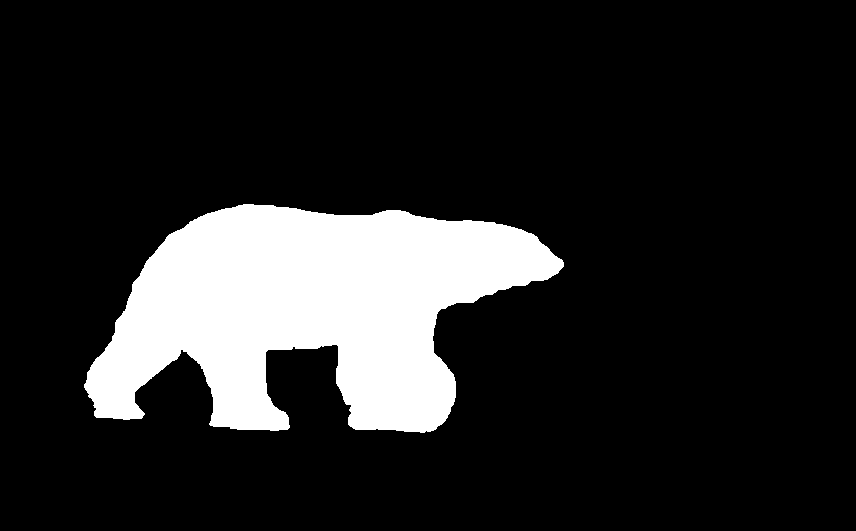
#> input picture Test_Img/bear_mask.png, 856 x 531 px, found by its file name
$ python Poisson.py
#> lines starting #> are read from the running program, lines starting #| are printed output that depends on the picture; after the words box and inside, x2 and y2 are one past the last pixel; in counts of white or black regions, pixels touching at a corner belong together
import cv2 as cv
import numpy as np
import scipy.sparse.linalg
import scipy.sparse as sp
import scipy.optimize as op


# [47 lines left out: function possion_blending, not called in this run]


'''Mask Dilation'''
mask_img = cv.imread('bear_mask.png',cv.IMREAD_GRAYSCALE)
#> mask_img: shape (531, 856); 14.7% white; 1 white region, box (x1, y1, x2, y2) and area: (84, 204, 564, 433) 66667
kernel = cv.getStructuringElement(cv.MORPH_RECT,(5,5))
mask_dilation = cv.dilate(mask_img, kernel, iterations=1)
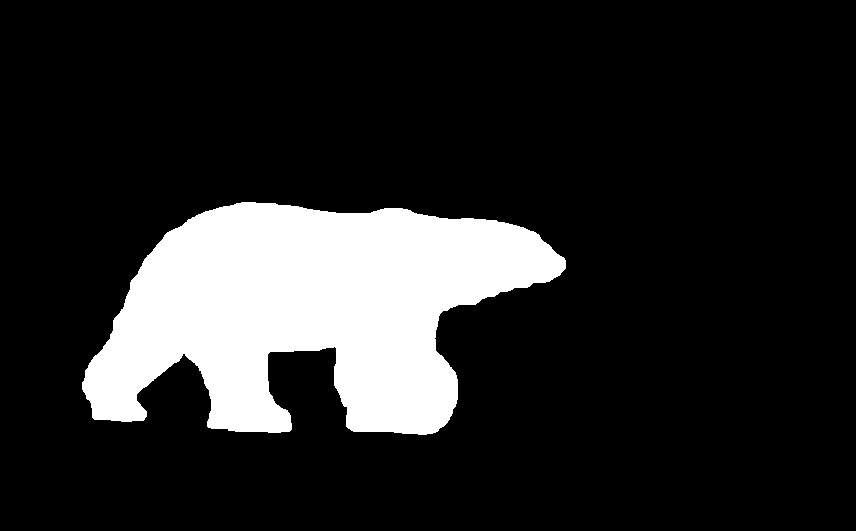
#> mask_dilation: shape (531, 856); 15.5% white; 1 white region, box (x1, y1, x2, y2) and area: (82, 202, 566, 435) 70448


'''Import image and reshape into the (h*w,3) formation, each row represent the color'''
fore_img = cv.imread('bear_foreground.jpg')
back_img = cv.imread('land_background.jpg')


#reshape to make sure all the picture are align
#> (the run stopped early here; a loop or call above may not have finished)
